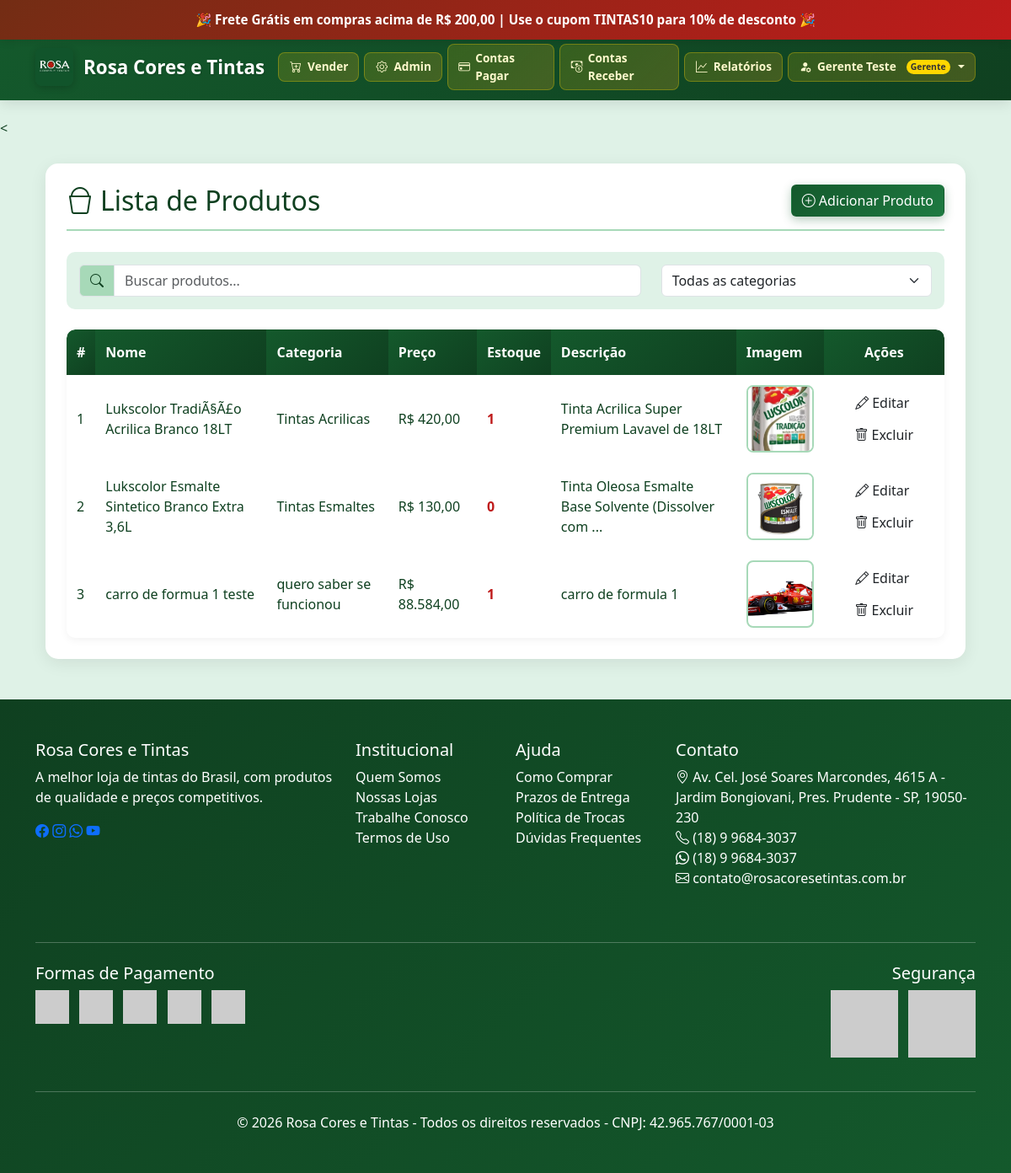
The app's page /products.php (signed in) with its own data.
### tables this page shows
CREATE TABLE IF NOT EXISTS `products` (
  `id` int(11) NOT NULL AUTO_INCREMENT,
  `name` varchar(100) NOT NULL,
  `price` decimal(10,2) NOT NULL,
  `description` text,
  `image` varchar(255) DEFAULT NULL,
  `category` varchar(100) DEFAULT NULL,
  `stock` int(11) DEFAULT '0',
  PRIMARY KEY (`id`)
);

### products.php (the view, shortened to what this page needs)
<?php
require "conexao.php";
$sql = "SELECT * FROM products ORDER BY id ASC";
$result = $conn->query($sql);
?>
<!DOCTYPE html>
<html lang="pt-BR">
<head>
    <link href="https://cdn.jsdelivr.net/npm/bootstrap@5.3.0/dist/css/bootstrap.min.css" rel="stylesheet">
    <link rel="stylesheet" href="https://cdn.jsdelivr.net/npm/bootstrap-icons@1.10.0/font/bootstrap-icons.css">
</head>
<body>
    <?php include "header.php" ?>
    <main class="container">
        <div class="container-main">
            <div class="page-title">
                <h2 class="mb-0"><i class="bi bi-bucket me-2"></i>Lista de Produtos</h2>
                <a href="produto_form.php" class="btn btn-add">
                    <i class="bi bi-plus-circle me-1"></i>Adicionar Produto
                </a>
            </div>
            <div class="search-container mb-4">
                <div class="row">
                    <div class="col-md-8">
                        <div class="input-group">
                            <span class="input-group-text" style="background: var(--accent); color: var(--dark);">
                                <i class="bi bi-search"></i>
                            </span>
                            <input type="text" class="form-control form-control-search" placeholder="Buscar produtos...">
                        </div>
                    </div>
                    <div class="col-md-4">
                        <select class="form-select form-control-search">
                            <option selected>Todas as categorias</option>
                        </select>
                    </div>
                </div>
            </div>
            <div class="table-container">
                <table class="custom-table">
                    <thead>
                        <tr>
                            <th>#</th>
                            <th>Nome</th>
                            <th>Categoria</th>
                            <th>Preço</th>
                            <th>Estoque</th>
                            <th>Descrição</th>
                            <th>Imagem</th>
                            <th class="text-center">Ações</th>
                        </tr>
                    </thead>
                    <tbody>
                        <?php
                        if ($result && $result->num_rows > 0) {
                            $contador = 1;
                            while ($row = $result->fetch_assoc()) {
                                $stockClass = ($row['stock'] < 10) ? 'stock-low' : 'stock-ok';
                                echo "<tr>";
                                echo "<td data-label='#'>{$contador}</td>";
                                echo "<td data-label='Nome'>" . htmlspecialchars($row['name'], ENT_QUOTES, 'UTF-8') . "</td>";
                                echo "<td data-label='Categoria'>" . htmlspecialchars($row['category'], ENT_QUOTES, 'UTF-8') . "</td>";
                                echo "<td data-label='Preço'>R$ " . number_format($row['price'], 2, ',', '.') . "</td>";
                                echo "<td data-label='Estoque' class='{$stockClass}'>" . intval($row['stock']) . "</td>";
                                echo "<td data-label='Descrição'>" . htmlspecialchars(substr($row['description'], 0, 50) . (strlen($row['description']) > 50 ? '...' : ''), ENT_QUOTES, 'UTF-8') . "</td>";
                                echo "<td data-label='Imagem'>";
                                echo $row['image'] ? "<img src='assets/img/" . htmlspecialchars($row['image'], ENT_QUOTES, 'UTF-8') . "' class='product-image'>" : "<div class='no-image'><i class='bi bi-image'></i><span>Sem imagem</span></div>";
                                echo "</td>";
                                echo "<td data-label='Ações' class='text-center'>
                                        <a href='produto_form.php?id={$row['id']}' class='btn btn-action btn-edit me-1'><i class='bi bi-pencil me-1'></i>Editar</a>
                                        <a href='produto_excluir.php?id={$row['id']}' class='btn btn-action btn-delete' onclick='return confirm(\"Tem certeza que deseja excluir este produto?\")'><i class='bi bi-trash me-1'></i>Excluir</a>
                                      </td>";
                                echo "</tr>";
                                $contador++;
                            }
                        }
                        ?>
                    </tbody>
                </table>
            </div>
        </div>
    </main>
    <?php include "footer.php" ?>
</body>
</html>

### products.php (style rules this page uses)
:root { --primary: #14592C; --primary-light: #1E7A41; --secondary: #732D14; --accent: #A7D9B8; --accent-dark: #0F4020; --danger: #BF1B1B; --danger-dark: #F20707; --light: #DFF2E7; --dark: #0F4020; }
body { font-family: 'Segoe UI', Tahoma, Geneva, Verdana, sans-serif; background-color: #f8f9fa; padding-top: 140px; }
.container-main { background: white; border-radius: 15px; box-shadow: 0 5px 20px rgba(0, 0, 0, 0.08); padding: 25px; margin: 30px auto; }
.page-title { color: var(--dark); font-weight: 700; border-bottom: 2px solid var(--accent); padding-bottom: 15px; margin-bottom: 25px; display: flex; justify-content: space-between; align-items: center; }
.btn-add { background: linear-gradient(135deg, var(--primary) 0%, var(--primary-light) 100%); border: none; border-radius: 8px; padding: 12px 24px; font-weight: 600; color: white !important; text-decoration: none; display: inline-flex; align-items: center; gap: 8px; transition: all 0.3s; box-shadow: 0 4px 12px rgba(20, 89, 44, 0.3); }
.table-container { overflow-x: auto; border-radius: 10px; box-shadow: 0 3px 10px rgba(0, 0, 0, 0.05); }
.custom-table { width: 100%; border-collapse: separate; border-spacing: 0; border-radius: 10px; overflow: hidden; }
.custom-table thead th { background: linear-gradient(135deg, var(--primary) 0%, var(--accent-dark) 100%); color: white; font-weight: 600; padding: 15px 12px; border: none; }
.custom-table tbody tr { transition: all 0.3s; border-bottom: 1px solid #e9ecef; }
.custom-table tbody td { padding: 12px; vertical-align: middle; border: none; }
.product-image { width: 80px; height: 80px; object-fit: cover; border-radius: 8px; border: 2px solid var(--accent); transition: all 0.3s; }
.stock-low { color: var(--danger); font-weight: 600; }
.btn-action { border-radius: 6px; padding: 6px 12px; font-size: 14px; font-weight: 500; transition: all 0.3s; text-decoration: none; display: inline-block; }
.btn-edit { background: var(--primary-light); color: white; border: none; }
.btn-delete { background: var(--danger); color: white; border: none; }
.search-container { background: var(--light); border-radius: 10px; padding: 15px; margin-bottom: 20px; }
.form-control-search { border-radius: 8px; padding: 10px 15px; border: 2px solid #c8e6d4; transition: all 0.3s; }

### header.php (style rules this page uses)
:root { --primary: #14592C; --primary-light: #1E7A41; --secondary: #732D14; --accent: #A7D9B8; --accent-dark: #0F4020; --danger: #BF1B1B; --danger-dark: #F20707; --light: #DFF2E7; --dark: #0F4020; --gold: #FFD700; --silver: #C0C0C0; }
body { font-family: 'Segoe UI', Tahoma, Geneva, Verdana, sans-serif; background-color: var(--light); color: var(--dark); padding-top: 140px; }
.bi { font-size: 1em; width: 16px; text-align: center; }

### records on screen
products: name "Lukscolor TradiÃ§Ã£o Acrilica Branco 18LT", category "Tintas Acrilicas", price "420,00", stock "1", description "Tinta Acrilica Super Premium Lavavel de 18LT", image (picture)
products: name "Lukscolor Esmalte Sintetico Branco Extra 3,6L", category "Tintas Esmaltes", price "130,00", stock "0", description "Tinta Oleosa Esmalte Base Solvente (Dissolver com ...", image (picture)
products: name "carro de formua 1 teste", category "quero saber se funcionou", price "88.584,00", stock "1", description "carro de formula 1", image (picture)

### other values on screen
$_SESSION['user_name'] "Gerente Teste"
